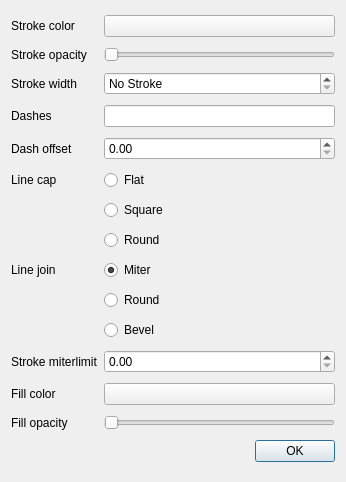
<?xml version="1.0" encoding="UTF-8"?>
<ui version="4.0">
 <class>Dialog</class>
 <widget class="QDialog" name="Dialog">
  <property name="geometry">
   <rect>
    <x>0</x>
    <y>0</y>
    <width>346</width>
    <height>482</height>
   </rect>
  </property>
  <property name="windowTitle">
   <string>Dialog</string>
  </property>
  <layout class="QGridLayout" name="gridLayout">
   <item row="13" column="0">
    <widget class="QLabel" name="label_10">
     <property name="text">
      <string>Fill opacity</string>
     </property>
    </widget>
   </item>
   <item row="12" column="0">
    <widget class="QLabel" name="label_9">
     <property name="text">
      <string>Fill color</string>
     </property>
    </widget>
   </item>
   <item row="10" column="1">
    <widget class="QRadioButton" name="bevelJoin">
     <property name="text">
      <string>Bevel</string>
     </property>
     <attribute name="buttonGroup">
      <string notr="true">buttonGroup_2</string>
     </attribute>
    </widget>
   </item>
   <item row="0" column="0">
    <widget class="QLabel" name="label">
     <property name="text">
      <string>Stroke color</string>
     </property>
    </widget>
   </item>
   <item row="0" column="1">
    <widget class="QPushButton" name="color">
     <property name="text">
      <string/>
     </property>
    </widget>
   </item>
   <item row="1" column="0">
    <widget class="QLabel" name="label_2">
     <property name="text">
      <string>Stroke opacity</string>
     </property>
    </widget>
   </item>
   <item row="1" column="1">
    <widget class="QSlider" name="opacity">
     <property name="maximum">
      <number>255</number>
     </property>
     <property name="orientation">
      <enum>Qt::Horizontal</enum>
     </property>
    </widget>
   </item>
   <item row="2" column="0">
    <widget class="QLabel" name="label_4">
     <property name="text">
      <string>Stroke width</string>
     </property>
    </widget>
   </item>
   <item row="2" column="1">
    <widget class="QDoubleSpinBox" name="width">
     <property name="specialValueText">
      <string>No Stroke</string>
     </property>
    </widget>
   </item>
   <item row="3" column="0">
    <widget class="QLabel" name="label_7">
     <property name="text">
      <string>Dashes</string>
     </property>
    </widget>
   </item>
   <item row="4" column="0">
    <widget class="QLabel" name="label_8">
     <property name="text">
      <string>Dash offset</string>
     </property>
    </widget>
   </item>
   <item row="4" column="1">
    <widget class="QDoubleSpinBox" name="offset"/>
   </item>
   <item row="5" column="0">
    <widget class="QLabel" name="label_3">
     <property name="text">
      <string>Line cap</string>
     </property>
    </widget>
   </item>
   <item row="5" column="1">
    <widget class="QRadioButton" name="buttCap">
     <property name="text">
      <string>Flat</string>
     </property>
     <attribute name="buttonGroup">
      <string notr="true">buttonGroup</string>
     </attribute>
    </widget>
   </item>
   <item row="6" column="1">
    <widget class="QRadioButton" name="squareCap">
     <property name="text">
      <string>Square</string>
     </property>
     <attribute name="buttonGroup">
      <string notr="true">buttonGroup</string>
     </attribute>
    </widget>
   </item>
   <item row="7" column="1">
    <widget class="QRadioButton" name="roundCap">
     <property name="text">
      <string>Round</string>
     </property>
     <attribute name="buttonGroup">
      <string notr="true">buttonGroup</string>
     </attribute>
    </widget>
   </item>
   <item row="8" column="0">
    <widget class="QLabel" name="label_6">
     <property name="text">
      <string>Line join</string>
     </property>
    </widget>
   </item>
   <item row="8" column="1">
    <widget class="QRadioButton" name="miterJoin">
     <property name="text">
      <string>Miter</string>
     </property>
     <property name="checked">
      <bool>true</bool>
     </property>
     <attribute name="buttonGroup">
      <string notr="true">buttonGroup_2</string>
     </attribute>
    </widget>
   </item>
   <item row="9" column="1">
    <widget class="QRadioButton" name="roundJoin">
     <property name="text">
      <string>Round</string>
     </property>
     <attribute name="buttonGroup">
      <string notr="true">buttonGroup_2</string>
     </attribute>
    </widget>
   </item>
   <item row="11" column="0">
    <widget class="QLabel" name="label_5">
     <property name="text">
      <string>Stroke miterlimit</string>
     </property>
    </widget>
   </item>
   <item row="11" column="1">
    <widget class="QDoubleSpinBox" name="miterlimit"/>
   </item>
   <item row="15" column="0" colspan="2">
    <widget class="QDialogButtonBox" name="buttonBox">
     <property name="orientation">
      <enum>Qt::Horizontal</enum>
     </property>
     <property name="standardButtons">
      <set>QDialogButtonBox::Ok</set>
     </property>
    </widget>
   </item>
   <item row="3" column="1">
    <widget class="QLineEdit" name="dashes"/>
   </item>
   <item row="12" column="1">
    <widget class="QPushButton" name="fillcolor">
     <property name="enabled">
      <bool>true</bool>
     </property>
     <property name="text">
      <string/>
     </property>
    </widget>
   </item>
   <item row="13" column="1">
    <widget class="QSlider" name="fillopacity">
     <property name="maximum">
      <number>255</number>
     </property>
     <property name="orientation">
      <enum>Qt::Horizontal</enum>
     </property>
    </widget>
   </item>
  </layout>
  <action name="actionBrush">
   <property name="checkable">
    <bool>true</bool>
   </property>
   <property name="text">
    <string>brush</string>
   </property>
  </action>
 </widget>
 <resources/>
 <connections>
  <connection>
   <sender>buttonBox</sender>
   <signal>accepted()</signal>
   <receiver>Dialog</receiver>
   <slot>accept()</slot>
   <hints>
    <hint type="sourcelabel">
     <x>248</x>
     <y>254</y>
    </hint>
    <hint type="destinationlabel">
     <x>157</x>
     <y>274</y>
    </hint>
   </hints>
  </connection>
  <connection>
   <sender>buttonBox</sender>
   <signal>rejected()</signal>
   <receiver>Dialog</receiver>
   <slot>reject()</slot>
   <hints>
    <hint type="sourcelabel">
     <x>316</x>
     <y>260</y>
    </hint>
    <hint type="destinationlabel">
     <x>286</x>
     <y>274</y>
    </hint>
   </hints>
  </connection>
  <connection>
   <sender>miterJoin</sender>
   <signal>toggled(bool)</signal>
   <receiver>miterlimit</receiver>
   <slot>setEnabled(bool)</slot>
   <hints>
    <hint type="sourcelabel">
     <x>217</x>
     <y>270</y>
    </hint>
    <hint type="destinationlabel">
     <x>217</x>
     <y>357</y>
    </hint>
   </hints>
  </connection>
  <connection>
   <sender>actionBrush</sender>
   <signal>toggled(bool)</signal>
   <receiver>fillcolor</receiver>
   <slot>setVisible(bool)</slot>
   <hints>
    <hint type="sourcelabel">
     <x>233</x>
     <y>390</y>
    </hint>
    <hint type="destinationlabel">
     <x>233</x>
     <y>390</y>
    </hint>
   </hints>
  </connection>
  <connection>
   <sender>actionBrush</sender>
   <signal>toggled(bool)</signal>
   <receiver>fillopacity</receiver>
   <slot>setVisible(bool)</slot>
   <hints>
    <hint type="sourcelabel">
     <x>-1</x>
     <y>-1</y>
    </hint>
    <hint type="destinationlabel">
     <x>233</x>
     <y>424</y>
    </hint>
   </hints>
  </connection>
  <connection>
   <sender>actionBrush</sender>
   <signal>toggled(bool)</signal>
   <receiver>label_9</receiver>
   <slot>setVisible(bool)</slot>
   <hints>
    <hint type="sourcelabel">
     <x>-1</x>
     <y>-1</y>
    </hint>
    <hint type="destinationlabel">
     <x>66</x>
     <y>390</y>
    </hint>
   </hints>
  </connection>
  <connection>
   <sender>actionBrush</sender>
   <signal>toggled(bool)</signal>
   <receiver>label_10</receiver>
   <slot>setVisible(bool)</slot>
   <hints>
    <hint type="sourcelabel">
     <x>-1</x>
     <y>-1</y>
    </hint>
    <hint type="destinationlabel">
     <x>66</x>
     <y>424</y>
    </hint>
   </hints>
  </connection>
 </connections>
 <buttongroups>
  <buttongroup name="buttonGroup_2"/>
  <buttongroup name="buttonGroup"/>
 </buttongroups>
</ui>
